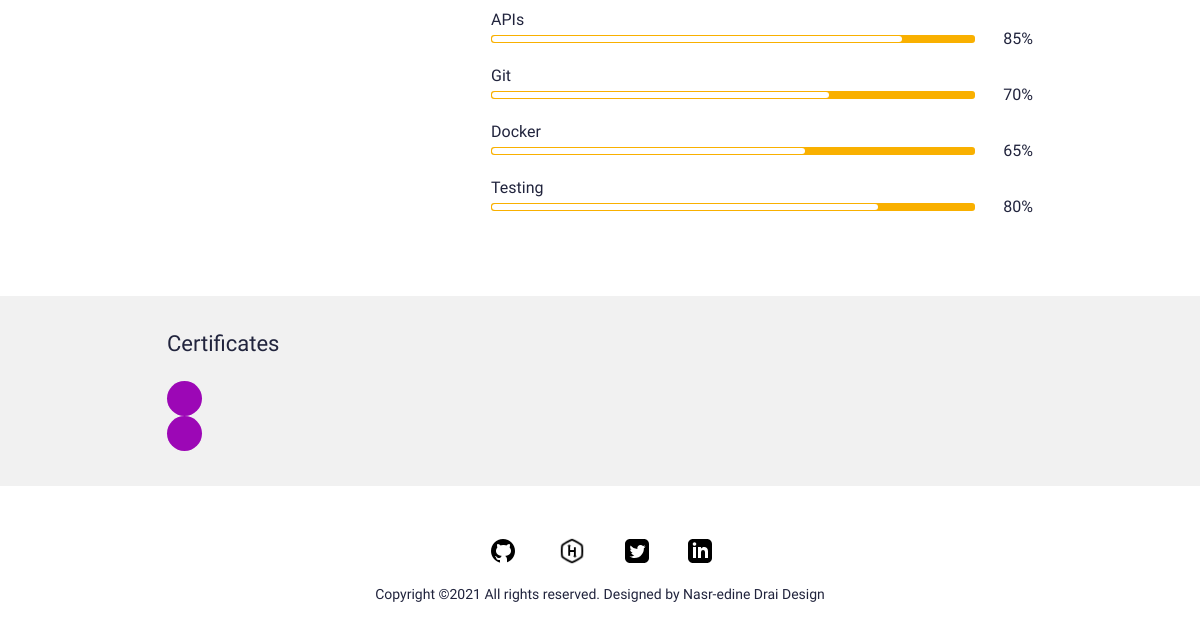
Before: / (lower part) with the older database file.
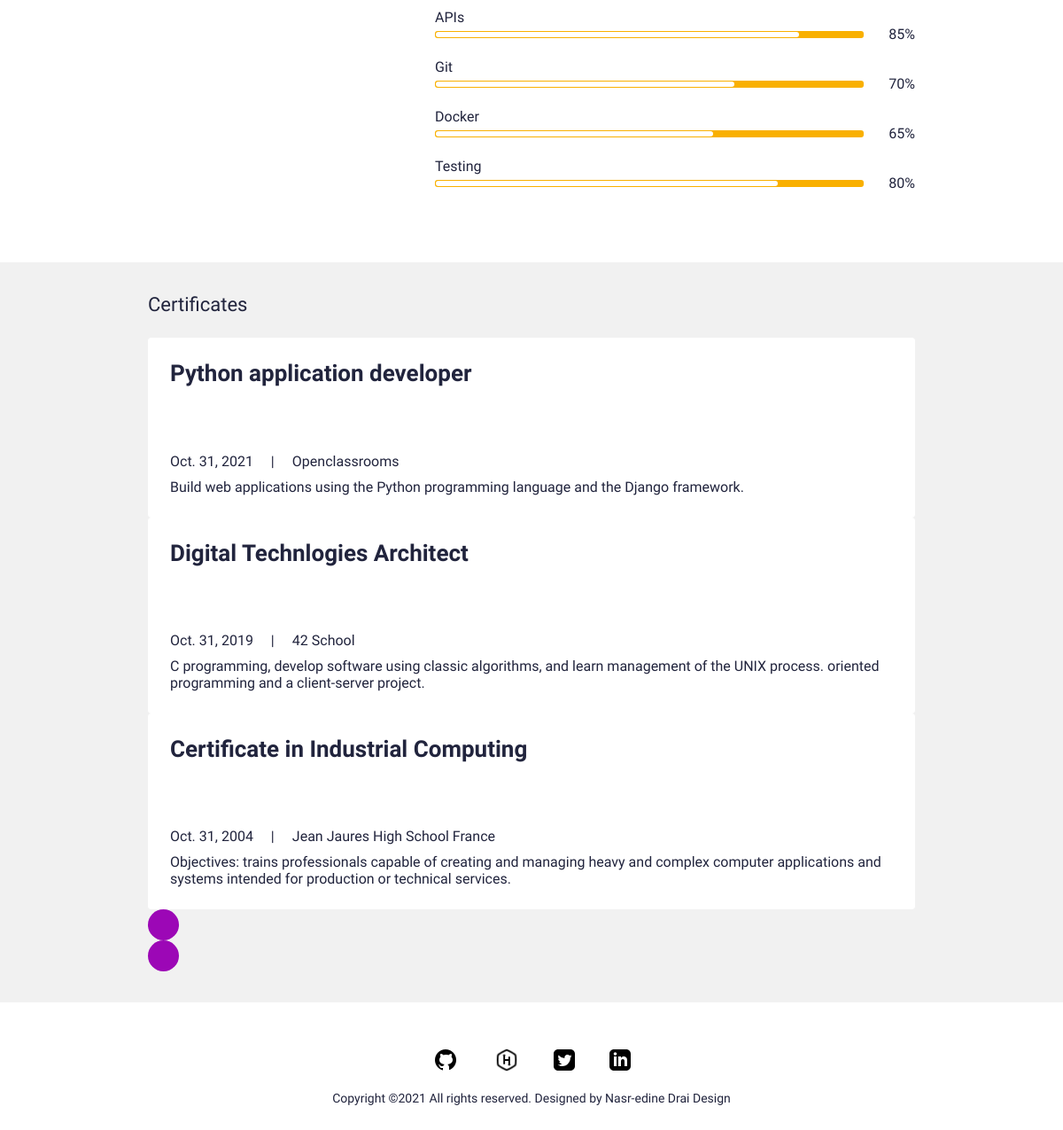
After: the same page with the newer database file.
### profiles/models.py (models this page shows, shortened)
class Skill(models.Model):
    class Meta:
        verbose_name_plural = 'Skills'
        verbose_name = 'Skill'
    name = models.CharField(max_length=20, blank=True, null=True)
    score = models.IntegerField(default=80, blank=True, null=True)
    image = models.FileField(blank=True, null=True, upload_to="skills")
    is_key_skill = models.BooleanField(default=False)

### certificates/models.py (models this page shows, shortened)
class Certificate(models.Model):
    class Meta:
        verbose_name_plural = 'Certificates'
        verbose_name = 'Certificate'
        ordering = ["-date"]
    date = models.DateTimeField(blank=True, null=True)
    name = models.CharField(max_length=50, blank=True, null=True)
    title = models.CharField(max_length=200, blank=True, null=True)
    description = models.CharField(max_length=500, blank=True, null=True)
    is_active = models.BooleanField(default=True)

### profiles/views.py (the view)
# urls.py: path('', HomePageView.as_view(), name="index"),
class HomePageView(TemplateView):
    template_name = "profiles/index.html"
    def get_context_data(self, **kwargs):
        context = super().get_context_data(**kwargs)
        certificates = Certificate.objects.filter(is_active=True)
        context["certificates"] = certificates
        return context

### resume_app/context_processors.py (called while the page is built)
def project_context(request):
    context = {
        'me': CustomUser.objects.first(),
    }
    return context

### profiles/templates/profiles/index.html (shortened to what this page needs)
{% extends 'profiles/base.html' %}
{% load static %}
{% block content %}
<section>
    <div class="sectionSpace pt-0">
        <div class="container">
            <div class="row">
                <div class="col-md-auto">
                </div>
                <div class="col-md">
                    <div class="progressCol">
                        <div class="progressCard">
                            {% for sk in me.skills.all %}
                            {% if not sk.is_key_skill %}
                            <div class="progressCol">
                                <span class="progressLbl">{{sk.name}}</span>
                                <div class="row g-2 align-items-center">
                                    <div class="col">
                                        <div class="progress progressStyle">
                                            <div class="progress-bar" role="progressbar" style="width: {{sk.score}}%"
                                                aria-valuenow="{{sk.score}}" aria-valuemin="0" aria-valuemax="100">
                                            </div>
                                        </div>
                                    </div>
                                    <div class="col-auto">
                                        <span class="pLbl">{{sk.score}}%</span>
                                    </div>
                                </div>
                            </div>
                            {% endif %}
                            {% endfor %}
                        </div>
                    </div>
                </div>
            </div>
        </div>
    </div>
</section>
<section>
    <div class="sectionSpaceSm lightBg">
        <div class="container">
            <div class="row pb-3">
                <div class="col">
                    <h4 class="smText regular">Certificates</h4>
                </div>
            </div>
            <div class="sliderOuter">
                <div class="swiper certificatesSlider">
                    <div class="swiper-wrapper">
                        {% for c in certificates %}
                        {% if c.is_active %}
                        <div class="swiper-slide">
                            <div class="cardStyle1">
                                <h4 class="mdTitle cs1Title">
                                    <a href="javascript:void(0)">{{c.title}}</a>
                                </h4>
                                <ul class="cardOptionCol">
                                    <li>{{c.date.date}}</li>
                                    <li>{{c.name|title}}</li>
                                </ul>
                                <p>{{c.description}}</p>
                            </div>
                        </div>
                        {% endif %}
                        {% endfor %}
                    </div>
                </div>
                <div class="cert-swiper-button-next swiper-button-next swiperBtnStyle"></div>
                <div class="cert-swiper-button-prev swiper-button-prev swiperBtnStyle"></div>
            </div>
        </div>
    </div>
</section>
{% endblock content %}

### profiles/templates/profiles/base.html (shortened to what this page needs)
{% load static %}
<!DOCTYPE html>
<html lang="en">
<head>
    <link href="{% static 'css/bootstrap.min.css' %}" rel="stylesheet">
    <link rel="stylesheet" href="https://unpkg.com/swiper@7.0.5/swiper-bundle.min.css">
    <link rel="stylesheet" href="{% static 'css/style.css' %}">
</head>
<body>
    {% block content %}
    {% endblock content %}
    {% include 'profiles/partials/footer.html' %}
    <link rel="stylesheet" href="{% static 'js/bootstrap.bundle.min.js' %}">
</body>
</html>

### profiles/templates/profiles/partials/nav.html (shortened to what this page needs)
{% load static %}

### profiles/templates/profiles/partials/footer.html
{% load static %}
<footer>
    <div class="footerCol">
        <div class="container">
            <ul class="socialCol">
                <li><a href="https://github.com/nasr-edine"><img src="{% static 'images/github.png' %}" alt="..."></a>
                </li>
                <li><a href="https://www.hackerrank.com/d_nasredine"><img src="{% static 'images/hackerrank.png' %}"
                            alt="..."></a></li>
                <li><a href="javascript:void(0)"><img src="{% static 'images/twitter.svg' %}" alt="..."></a></li>
                <li><a href="javascript:void(0)"><img src="{% static 'images/linkedin.svg' %}" alt="..."></a></li>
            </ul>
            <div class="copyrightCol">
                <p>Copyright ©{% now 'Y' %} All rights reserved. Designed by <a href="javascript:void(0)"
                        target="_blank">Nasr-edine Drai Design</a></p>
            </div>
        </div>
    </div>
</footer>

### static/css/style.css (style rules this page uses)
:root { --primaryColor: #9C07B6; --primaryDarkColor: #3D0048; --primaryHoverColor: #900AA8; --secondaryColor: #F9B000; --baseColor: #21243D; --baseFont: 'Heebo', sans-serif; --titleFont: 'Courier Prime', monospace; --regular: 400; --medium: 500; --bold: 700; --black: 900; --lightBg: #F1F1F1; }
html { scroll-behavior: smooth; }
body { font-family: var(--baseFont); color: var(--baseColor); line-height: normal; }
ul { margin: 0; padding: 0; list-style-type: none; }
img { max-width: 100%; }
a { color: inherit; }
a, .btn { -webkit-transition: all 300ms ease-in-out 0s; -o-transition: all 300ms ease-in-out 0s; transition: all 300ms ease-in-out 0s; text-decoration: none; }
.lightBg { background-color: var(--lightBg); }
.mdTitle { font-size: 26px; line-height: normal; font-weight: var(--bold); font-family: var(--titleFont) }
.smText { font-size: 22px; }
.regular { font-weight: var(--regular); }
.sectionSpace { padding: 80px 0; }
.sectionSpaceSm { padding: 35px 0; }
.pLbl { display: block; width: 50px; text-align: right; }
.progress.progressStyle { height: 8px; padding: 1px; background-color: var(--secondaryColor); border-radius: 3px; }
.progressStyle .progress-bar { background-color: #fff; border-radius: 3px; }
.progressCol + .progressCol { padding-top: 18px; }
.cardOptionCol > li { display: inline-block; vertical-align: middle; position: relative; }
.cardOptionCol > li + li { padding-left: 40px; }
.cardOptionCol > li + li::before { content: "|"; position: absolute; left: 16px; }
.cardOptionCol { padding: 5px 0 10px; }
.cardStyle1 { padding: 25px; background-color: var(--bs-white); border-radius: 4px; height: 100%; }
.cardStyle1 > p:last-child { margin-bottom: 0; }
.cs1Title { min-height: 90px; }
.sliderOuter { position: relative; }
.sliderOuter .swiper-button-next.swiperBtnStyle { right: -50px; }
.sliderOuter .swiper-button-prev.swiperBtnStyle { left: -50px; }
.sliderOuter .swiper-slide { height: auto; }
.swiperBtnStyle { width: 35px; height: 35px; color: #fff; background-color: var(--primaryColor); border-radius: 50%; }
.swiper-button-next.swiperBtnStyle::after, .swiper-button-prev.swiperBtnStyle::after { font-size: 16px; }
.swiperBtnStyle.swiper-button-prev { left: 2px; }
.swiperBtnStyle.swiper-button-next { right: 2px; }
.footerCol { padding: 50px 0; text-align: center; }
.socialCol li { display: inline-block; }
.socialCol li + li { padding-left: 35px; }
.socialCol img { max-width: 30px; max-height: 30px; -o-object-fit: contain; object-fit: contain; }
.copyrightCol { padding: 20px 0 0; font-size: 14px; }
.copyrightCol p { margin: 0; }
@media (min-width:992px) { .container, .container-lg, .container-md, .container-sm, .container-xl, .container-xxl { max-width: 890px; } }

Changed rows visible on the page:
added Certificate: title "Python application developer", date "Oct. 31, 2021", name "Openclassrooms", description "Build web applications using the Python programming language and the Django framework."
added Certificate: title "Digital Technlogies Architect", date "Oct. 31, 2019", name "42 School", description "C programming, develop software using classic algorithms, and learn management of the UNIX process. oriented programming and a client-server project."
added Certificate: title "Certificate in Industrial Computing", date "Oct. 31, 2004", name "Jean Jaures High School France", description "Objectives: trains professionals capable of creating and managing heavy and complex computer applications and systems intended for production or technical services."
